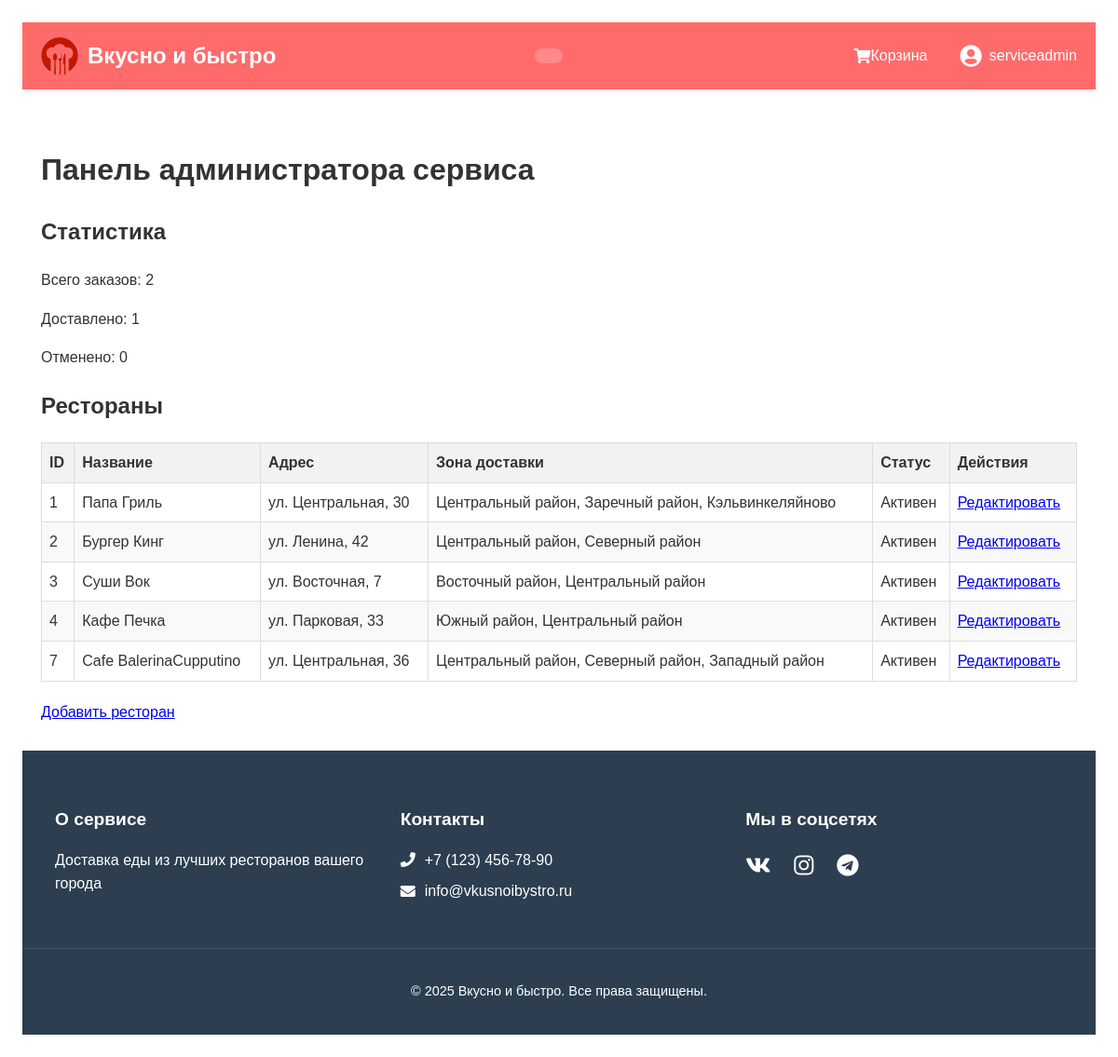
Screenshot of /admin/service.php (signed in) with the database file from the repository.
### tables this page shows
CREATE TABLE `restaurants` (
  `id` int(11) NOT NULL,
  `name` varchar(100) NOT NULL,
  `address` varchar(255) NOT NULL,
  `delivery_area` varchar(255) NOT NULL,
  `is_active` tinyint(1) DEFAULT 1
);

### includes/functions.php (called while the page is built, shortened)
<?php
function isLoggedIn() {
    return isset($_SESSION['user_id']);
}
?>

### admin/service.php (the view, shortened to what this page needs)
<?php
require_once '../includes/config.php';
require_once '../includes/functions.php';
$restaurants = $conn->query("SELECT * FROM restaurants");
$stats = $conn->query("
    SELECT
        COUNT(*) as total_orders,
        SUM(CASE WHEN status = 'delivered' THEN 1 ELSE 0 END) as delivered_orders,
        SUM(CASE WHEN status = 'canceled' THEN 1 ELSE 0 END) as canceled_orders
    FROM orders
")->fetch_assoc();
include '../includes/header2.php';
?>
<h1>Панель администратора сервиса</h1>
<h2>Статистика</h2>
<p>Всего заказов: <?php echo $stats['total_orders']; ?></p>
<p>Доставлено: <?php echo $stats['delivered_orders']; ?></p>
<p>Отменено: <?php echo $stats['canceled_orders']; ?></p>
<h2>Рестораны</h2>
<table>
    <thead>
        <tr>
            <th>ID</th>
            <th>Название</th>
            <th>Адрес</th>
            <th>Зона доставки</th>
            <th>Статус</th>
            <th>Действия</th>
        </tr>
    </thead>
    <tbody>
        <?php while ($restaurant = $restaurants->fetch_assoc()): ?>
        <tr>
            <td><?php echo $restaurant['id']; ?></td>
            <td><?php echo htmlspecialchars($restaurant['name']); ?></td>
            <td><?php echo htmlspecialchars($restaurant['address']); ?></td>
            <td><?php echo htmlspecialchars($restaurant['delivery_area']); ?></td>
            <td><?php echo $restaurant['is_active'] ? 'Активен' : 'Неактивен'; ?></td>
            <td>
                <a href="edit_restaurant.php?id=<?php echo $restaurant['id']; ?>">Редактировать</a>
            </td>
        </tr>
        <?php endwhile; ?>
    </tbody>
</table>
<div>
    <a href="add_restaurant.php">Добавить ресторан</a>
</div>
<?php include '../includes/footer.php'; ?>

### includes/header2.php (shortened to what this page needs)
<?php
require_once '../includes/functions.php';
?>
<!DOCTYPE html>
<html lang="ru">
<head>
    <link rel="stylesheet" href="../style.css">
    <link rel="stylesheet" href="https://cdnjs.cloudflare.com/ajax/libs/font-awesome/5.15.3/css/all.min.css">
</head>
<body>
<header class="site-header">
    <div class="header-container">
        <div class="logo-container">
            <a href="index.php" class="logo-link">
                <img src="../images/logo.png" alt="Вкусно и быстро" class="logo-img">
                <span class="logo-text">Вкусно и быстро</span>
            </a>
        </div>
        <div class="delivery-address">
        </div>
        <div class="user-nav">
            <?php if(isLoggedIn()): ?>
                <a href="cart.php" class="cart-link">
                    <i class="fas fa-shopping-cart"> </i>
                     Корзина
                </a>
                <div class="user-profile">
                    <i class="fas fa-user-circle"></i>
                    <span>
                        <?php
                        $isReallyLoggedIn = isset($_SESSION['loggedin']) &&
                                        $_SESSION['loggedin'] === true &&
                                        isset($_SESSION['user_id']);
                        if ($isReallyLoggedIn && isset($_SESSION['username'])) {
                            echo htmlspecialchars($_SESSION['username']);
                        } else {
                            unset($_SESSION['username']);
                            echo 'Гость';
                        }
                        ?>
                    </span>
                </div>
            <?php else: ?>
                <a href="login.php" class="login-link">Войти</a>
                <a href="register.php" class="register-link">Регистрация</a>
            <?php endif; ?>
        </div>
    </div>
</header>
<main class="main-content">

### includes/footer.php (shortened to what this page needs)
</main>
<footer class="site-footer">
    <div class="footer-container">
        <div class="footer-section">
            <h3>О сервисе</h3>
            <p>Доставка еды из лучших ресторанов вашего города</p>
        </div>
        <div class="footer-section">
            <h3>Контакты</h3>
            <p><i class="fas fa-phone"></i> +7 (123) 456-78-90</p>
            <p><i class="fas fa-envelope"></i> info@vkusnoibystro.ru</p>
        </div>
        <div class="footer-section">
            <h3>Мы в соцсетях</h3>
            <div class="social-links">
                <a href="#"><i class="fab fa-vk"></i></a>
                <a href="#"><i class="fab fa-instagram"></i></a>
                <a href="#"><i class="fab fa-telegram"></i></a>
            </div>
        </div>
    </div>
    <div class="copyright">
        <p>&copy; <?php echo date('Y'); ?> Вкусно и быстро. Все права защищены.</p>
    </div>
</footer>
</body>
</html>

### style.css (style rules this page uses)
body { font-family: Arial, sans-serif; line-height: 1.6; margin: 0; padding: 2%; color: #333; }
header { background: #f8f8f8; padding: 10px 0; margin-bottom: 20px; }
table { width: 100%; border-collapse: collapse; margin: 20px 0; }
th, td { border: 1px solid #ddd; padding: 8px; text-align: left; }
th { background-color: #f2f2f2; }
tr:nth-child(even) { background-color: #f9f9f9; }
.site-header { background-color: #ff6b6b; color: white; padding: 15px 0; box-shadow: 0 2px 5px rgba(0,0,0,0.1); position: sticky; top: 0; z-index: 1000; }
.header-container { display: flex; justify-content: space-between; align-items: center; max-width: 1200px; margin: 0 auto; padding: 0 20px; }
.logo-container { display: flex; align-items: center; }
.logo-link { display: flex; align-items: center; text-decoration: none; color: white; }
.logo-img { height: 40px; margin-right: 10px; }
.logo-text { font-size: 1.5rem; font-weight: bold; }
.delivery-address { display: flex; align-items: center; background-color: rgba(255,255,255,0.2); padding: 8px 15px; border-radius: 20px; }
.user-nav { display: flex; align-items: center; }
.cart-link, .login-link, .register-link { display: flex; align-items: center; color: white; text-decoration: none; margin-left: 20px; padding: 8px 15px; border-radius: 5px; transition: background-color 0.3s; }
.user-profile { position: relative; display: flex; align-items: center; margin-left: 20px; cursor: pointer; }
.user-profile i { font-size: 1.5rem; margin-right: 8px; }
.site-footer { background-color: #2c3e50; color: white; padding: 40px 0 20px; }
.footer-container { display: flex; justify-content: space-between; max-width: 1200px; margin: 0 auto; padding: 0 20px; flex-wrap: wrap; }
.footer-section { flex: 1; min-width: 250px; margin-bottom: 20px; padding: 0 15px; }
.footer-section h3 { margin-bottom: 15px; font-size: 1.2rem; }
.footer-section p { margin: 8px 0; display: flex; align-items: center; }
.footer-section i { margin-right: 10px; }
.social-links { display: flex; gap: 15px; }
.social-links a { color: white; font-size: 1.5rem; transition: color 0.3s; }
.copyright { text-align: center; padding-top: 20px; border-top: 1px solid rgba(255,255,255,0.1); margin-top: 20px; font-size: 0.9rem; }
.main-content { min-height: calc(100vh - 150px); padding: 20px; max-width: 1200px; margin: 0 auto; }

### rows the page displays
restaurants: id "1", name "Папа Гриль", address "ул. Центральная, 30", delivery_area "Центральный район, Заречный район, Кэльвинкеляйново", is_active "Активен"
restaurants: id "2", name "Бургер Кинг", address "ул. Ленина, 42", delivery_area "Центральный район, Северный район", is_active "Активен"
restaurants: id "3", name "Суши Вок", address "ул. Восточная, 7", delivery_area "Восточный район, Центральный район", is_active "Активен"
restaurants: id "4", name "Кафе Печка", address "ул. Парковая, 33", delivery_area "Южный район, Центральный район", is_active "Активен"
restaurants: id "7", name "Cafe BalerinaCupputino", address "ул. Центральная, 36", delivery_area "Центральный район, Северный район, Западный район", is_active "Активен"

### other values shown
$_SESSION['username'] "serviceadmin"
$stats['total_orders'] "2"
$stats['delivered_orders'] "1"
$stats['canceled_orders'] "0"
